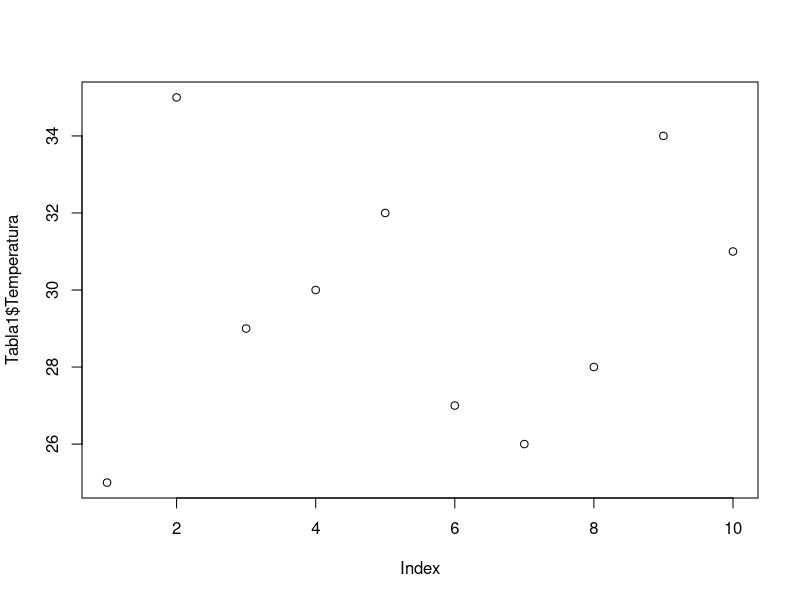
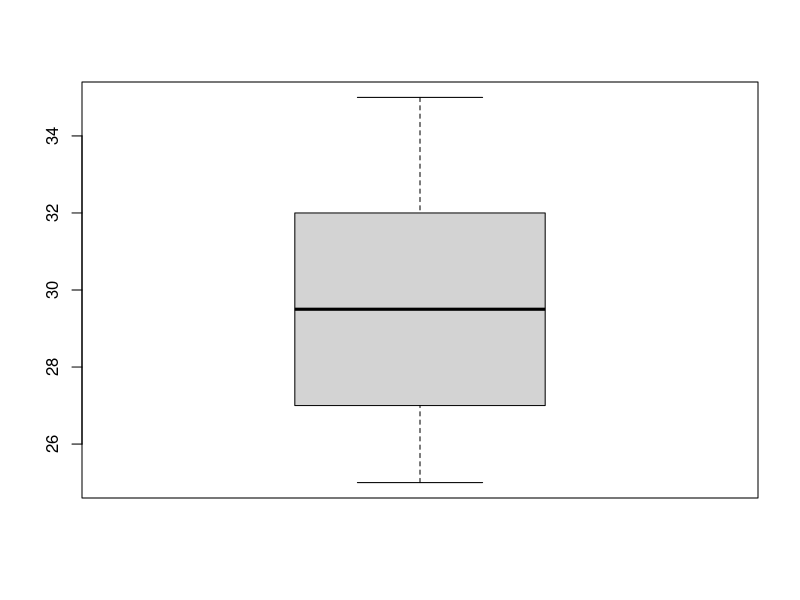
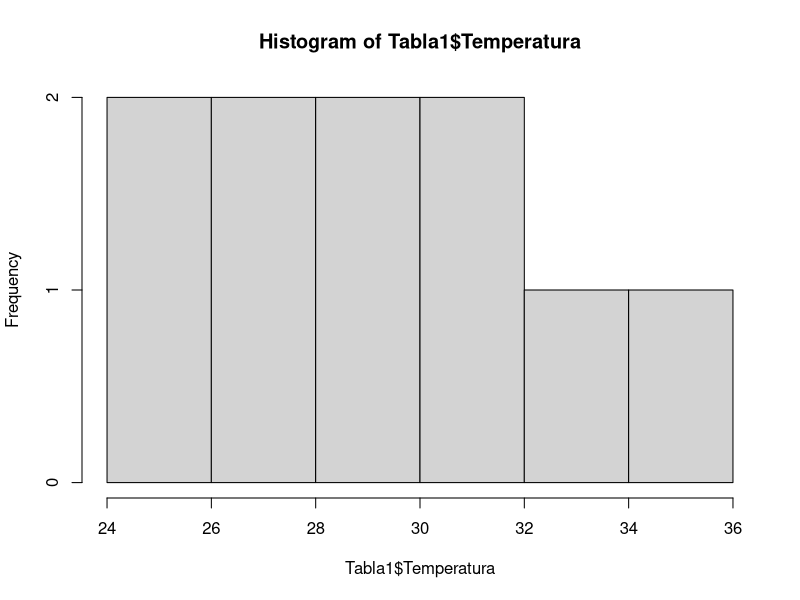

Recreate these plots in R, in order.
## ---- chunk 1
2 + 2
## ---- chunk 2
2 - 2
## ---- chunk 3
2 * 2
## ---- chunk 4
2 / 2
## ---- chunk 5
sqrt(2)
## ---- chunk 6
34.5 + 0.3*36.4
## ---- chunk 7
x <- 5 # En este caso, x tendrá el valor de 5
## ---- chunk 8
y <- -3 # En este caso, y tendrá el valor de -3
## ---- chunk 9
Peso <- c(12.5, 23, 12.6, 18, 7, 18.3, 23, 40, 21,8)
## ---- chunk 10

Altura <- c(1:1000)
## ---- chunk 11
Aleatorios <- sample(1:1000, size = 50)
## ---- chunk 12
Dnormal <- rnorm(50, mean = 30, sd = 2.5)
## ---- chunk 13
Variabley <- "y"
## ---- chunk 14
Seccion <- c("1A", "1B", "3A", "2B", "2A", "3A")
## ---- chunk 15
Temperatura <- sample(20:35, 10)

Riqueza <- rnorm(10, mean = 5, sd= 3)

Franja <- c("A", "A", "C", "C", "A", "B", "B", "B", "A", "C")
## ---- chunk 16
Tabla1 <- data.frame(Franja, Temperatura, Riqueza)
## ---- chunk 17

knitr::kable(Tabla1)
## ---- chunk 18

summary(Tabla1)
## ---- chunk 19
mean(Tabla1$Temperatura)
## ---- chunk 20
median(Tabla1$Temperatura)
## ---- chunk 21

sd(Tabla1$Temperatura)

## ---- chunk 22
plot(Tabla1$Temperatura)
## ---- chunk 23
boxplot(Tabla1$Temperatura)
## ---- chunk 24
hist(Tabla1$Temperatura)
## ---- chunk 25
library(palmerpenguins)
## ---- chunk 26
data("penguins")
## ---- chunk 27
sapply(penguins[, 3:6], mean, na.rm = TRUE)
## ---- chunk 28
tapply(penguins$body_mass_g, penguins$species, mean, na.rm =TRUE )
